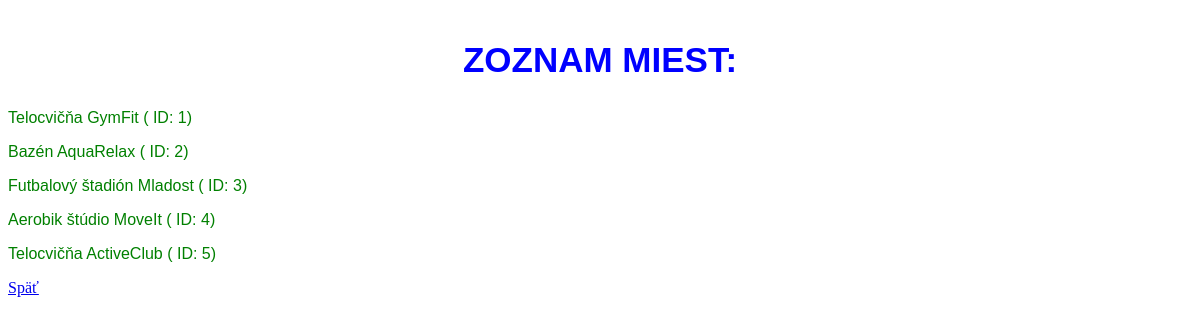
Screenshot of /miesta with the database file from the repository.
### app.py (models this page shows)
class Miesto(db.Model):
    __tablename__ = "Miesta"
    ID_miesta     = db.Column(db.Integer, primary_key=True)
    Nazov_miesta  = db.Column(db.String)
    Kapacita  = db.Column(db.String, nullable=False)

### app.py (the view)
@app.route('/miesta')  # API endpoint
def zobraz_miesta():
    miesta = Miesto.query.all()
    return render_template("miesta.html",miesta=miesta)

### templates/miesta.html (shortened to what this page needs)
<!DOCTYPE html>
<html>
<head>
    <link rel="stylesheet" href="{{ url_for('static', filename='main.css') }}">
</head>
<body>
    <h2>Zoznam miest:</h2>
    {% for miesto in miesta %}
        <p> {{ miesto.Nazov_miesta }} ( ID: {{ miesto.ID_miesta }})</p>
    {% endfor %}
    <a href="/">Späť</a>
</body>
</html>

### static/main.css (style rules this page uses)
h2 { color: blue; font-family: Arial, sans-serif; font-size: 35px; font-weight: 600; text-align: center; margin-top: 40px; text-transform: uppercase; }
p { color: green; font-family: sans-serif; }

### rows the page displays
Miesto: Nazov_miesta "Telocvičňa GymFit", ID_miesta "1"
Miesto: Nazov_miesta "Bazén AquaRelax", ID_miesta "2"
Miesto: Nazov_miesta "Futbalový štadión Mladost", ID_miesta "3"
Miesto: Nazov_miesta "Aerobik štúdio MoveIt", ID_miesta "4"
Miesto: Nazov_miesta "Telocvičňa ActiveClub", ID_miesta "5"
